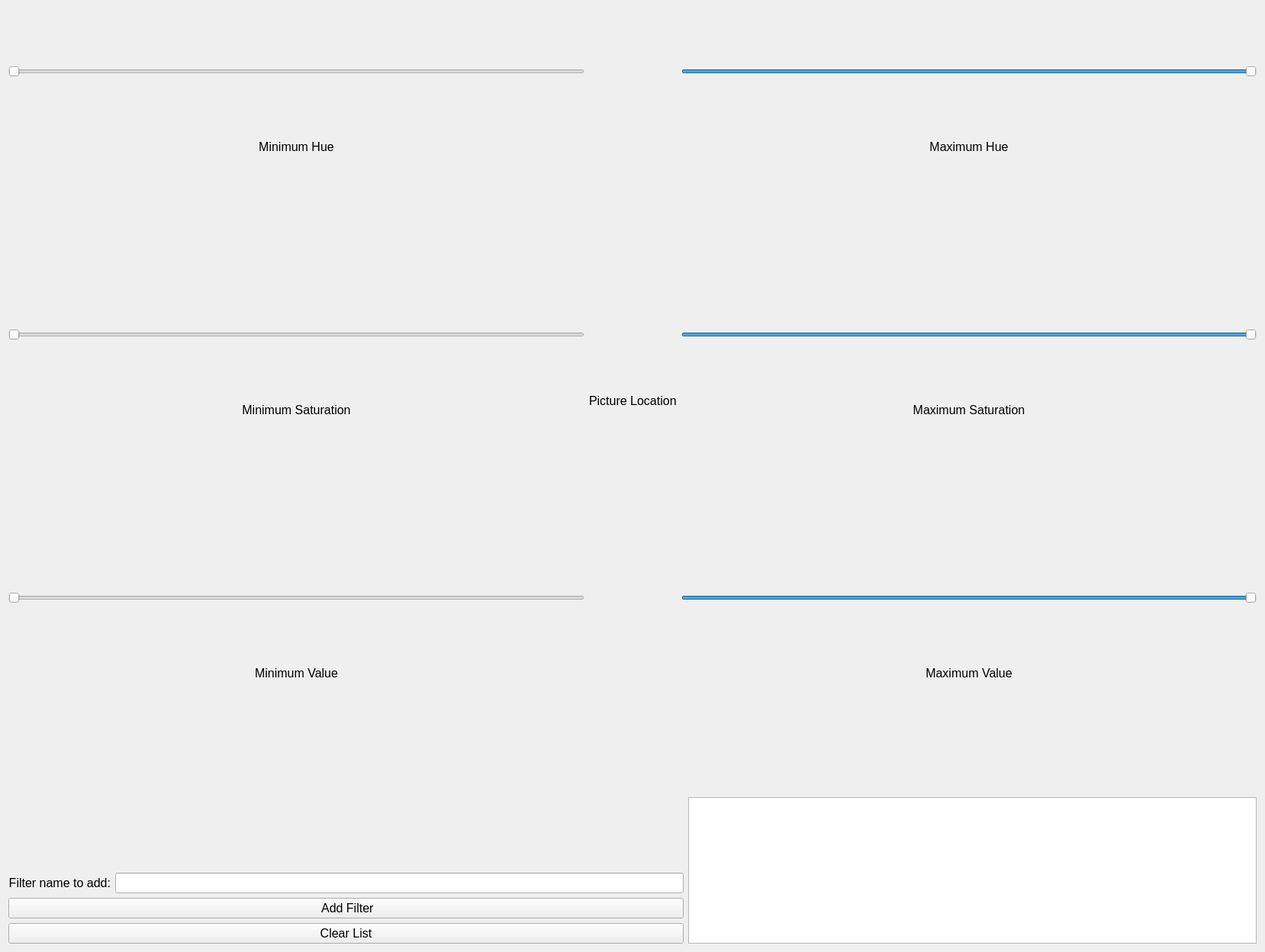
<?xml version="1.0" encoding="UTF-8"?>
<ui version="4.0">
 <class>Form</class>
 <widget class="QWidget" name="Form">
  <property name="geometry">
   <rect>
    <x>0</x>
    <y>0</y>
    <width>1658</width>
    <height>1248</height>
   </rect>
  </property>
  <property name="font">
   <font>
    <pointsize>12</pointsize>
   </font>
  </property>
  <property name="windowTitle">
   <string>Form</string>
  </property>
  <layout class="QGridLayout" name="gridLayout">
   <item row="0" column="2">
    <layout class="QHBoxLayout" name="horizontalLayout">
     <item>
      <layout class="QVBoxLayout" name="verticalLayout">
       <item>
        <widget class="QSlider" name="hueMax">
         <property name="sizePolicy">
          <sizepolicy hsizetype="Expanding" vsizetype="MinimumExpanding">
           <horstretch>0</horstretch>
           <verstretch>0</verstretch>
          </sizepolicy>
         </property>
         <property name="maximum">
          <number>255</number>
         </property>
         <property name="value">
          <number>255</number>
         </property>
         <property name="orientation">
          <enum>Qt::Horizontal</enum>
         </property>
        </widget>
       </item>
       <item>
        <widget class="QLabel" name="label_4">
         <property name="sizePolicy">
          <sizepolicy hsizetype="Preferred" vsizetype="MinimumExpanding">
           <horstretch>0</horstretch>
           <verstretch>0</verstretch>
          </sizepolicy>
         </property>
         <property name="font">
          <font>
           <pointsize>12</pointsize>
          </font>
         </property>
         <property name="text">
          <string>Maximum Hue</string>
         </property>
         <property name="alignment">
          <set>Qt::AlignHCenter|Qt::AlignTop</set>
         </property>
        </widget>
       </item>
       <item>
        <widget class="QSlider" name="satMax">
         <property name="sizePolicy">
          <sizepolicy hsizetype="Expanding" vsizetype="MinimumExpanding">
           <horstretch>0</horstretch>
           <verstretch>0</verstretch>
          </sizepolicy>
         </property>
         <property name="maximum">
          <number>255</number>
         </property>
         <property name="value">
          <number>255</number>
         </property>
         <property name="orientation">
          <enum>Qt::Horizontal</enum>
         </property>
        </widget>
       </item>
       <item>
        <widget class="QLabel" name="label_5">
         <property name="sizePolicy">
          <sizepolicy hsizetype="Preferred" vsizetype="MinimumExpanding">
           <horstretch>0</horstretch>
           <verstretch>0</verstretch>
          </sizepolicy>
         </property>
         <property name="text">
          <string>Maximum Saturation</string>
         </property>
         <property name="alignment">
          <set>Qt::AlignHCenter|Qt::AlignTop</set>
         </property>
        </widget>
       </item>
       <item>
        <widget class="QSlider" name="valMax">
         <property name="sizePolicy">
          <sizepolicy hsizetype="Expanding" vsizetype="MinimumExpanding">
           <horstretch>0</horstretch>
           <verstretch>0</verstretch>
          </sizepolicy>
         </property>
         <property name="maximum">
          <number>255</number>
         </property>
         <property name="value">
          <number>255</number>
         </property>
         <property name="orientation">
          <enum>Qt::Horizontal</enum>
         </property>
        </widget>
       </item>
       <item>
        <widget class="QLabel" name="label_6">
         <property name="sizePolicy">
          <sizepolicy hsizetype="Preferred" vsizetype="MinimumExpanding">
           <horstretch>0</horstretch>
           <verstretch>0</verstretch>
          </sizepolicy>
         </property>
         <property name="text">
          <string>Maximum Value</string>
         </property>
         <property name="alignment">
          <set>Qt::AlignHCenter|Qt::AlignTop</set>
         </property>
        </widget>
       </item>
      </layout>
     </item>
    </layout>
   </item>
   <item row="0" column="0">
    <layout class="QVBoxLayout" name="verticalLayout_2">
     <item>
      <widget class="QSlider" name="hueMin">
       <property name="sizePolicy">
        <sizepolicy hsizetype="Expanding" vsizetype="MinimumExpanding">
         <horstretch>0</horstretch>
         <verstretch>0</verstretch>
        </sizepolicy>
       </property>
       <property name="maximum">
        <number>255</number>
       </property>
       <property name="orientation">
        <enum>Qt::Horizontal</enum>
       </property>
      </widget>
     </item>
     <item>
      <widget class="QLabel" name="label">
       <property name="sizePolicy">
        <sizepolicy hsizetype="Preferred" vsizetype="MinimumExpanding">
         <horstretch>0</horstretch>
         <verstretch>0</verstretch>
        </sizepolicy>
       </property>
       <property name="font">
        <font>
         <pointsize>12</pointsize>
        </font>
       </property>
       <property name="text">
        <string>Minimum Hue</string>
       </property>
       <property name="alignment">
        <set>Qt::AlignHCenter|Qt::AlignTop</set>
       </property>
      </widget>
     </item>
     <item>
      <widget class="QSlider" name="satMin">
       <property name="sizePolicy">
        <sizepolicy hsizetype="Expanding" vsizetype="MinimumExpanding">
         <horstretch>0</horstretch>
         <verstretch>0</verstretch>
        </sizepolicy>
       </property>
       <property name="maximum">
        <number>255</number>
       </property>
       <property name="orientation">
        <enum>Qt::Horizontal</enum>
       </property>
      </widget>
     </item>
     <item>
      <widget class="QLabel" name="label_2">
       <property name="sizePolicy">
        <sizepolicy hsizetype="Preferred" vsizetype="MinimumExpanding">
         <horstretch>0</horstretch>
         <verstretch>0</verstretch>
        </sizepolicy>
       </property>
       <property name="font">
        <font>
         <pointsize>12</pointsize>
        </font>
       </property>
       <property name="text">
        <string>Minimum Saturation</string>
       </property>
       <property name="alignment">
        <set>Qt::AlignHCenter|Qt::AlignTop</set>
       </property>
      </widget>
     </item>
     <item>
      <widget class="QSlider" name="valMin">
       <property name="sizePolicy">
        <sizepolicy hsizetype="Expanding" vsizetype="MinimumExpanding">
         <horstretch>0</horstretch>
         <verstretch>0</verstretch>
        </sizepolicy>
       </property>
       <property name="maximum">
        <number>255</number>
       </property>
       <property name="orientation">
        <enum>Qt::Horizontal</enum>
       </property>
      </widget>
     </item>
     <item>
      <widget class="QLabel" name="label_3">
       <property name="sizePolicy">
        <sizepolicy hsizetype="Preferred" vsizetype="MinimumExpanding">
         <horstretch>0</horstretch>
         <verstretch>0</verstretch>
        </sizepolicy>
       </property>
       <property name="font">
        <font>
         <pointsize>12</pointsize>
        </font>
       </property>
       <property name="text">
        <string>Minimum Value</string>
       </property>
       <property name="alignment">
        <set>Qt::AlignHCenter|Qt::AlignTop</set>
       </property>
      </widget>
     </item>
    </layout>
   </item>
   <item row="0" column="1">
    <layout class="QVBoxLayout" name="verticalLayout_3">
     <item>
      <widget class="QLabel" name="pictureLocation">
       <property name="text">
        <string>Picture Location</string>
       </property>
      </widget>
     </item>
    </layout>
   </item>
   <item row="1" column="0" colspan="3">
    <layout class="QGridLayout" name="gridLayout_2">
     <item row="1" column="2">
      <widget class="QLineEdit" name="filterEntry"/>
     </item>
     <item row="1" column="1">
      <widget class="QLabel" name="label_7">
       <property name="text">
        <string>Filter name to add:</string>
       </property>
       <property name="alignment">
        <set>Qt::AlignRight|Qt::AlignTrailing|Qt::AlignVCenter</set>
       </property>
      </widget>
     </item>
     <item row="2" column="1" colspan="2">
      <widget class="QPushButton" name="addButton">
       <property name="sizePolicy">
        <sizepolicy hsizetype="Expanding" vsizetype="Fixed">
         <horstretch>0</horstretch>
         <verstretch>0</verstretch>
        </sizepolicy>
       </property>
       <property name="text">
        <string> Add Filter</string>
       </property>
      </widget>
     </item>
     <item row="3" column="1" colspan="2">
      <widget class="QPushButton" name="clearButton">
       <property name="sizePolicy">
        <sizepolicy hsizetype="Expanding" vsizetype="Fixed">
         <horstretch>0</horstretch>
         <verstretch>0</verstretch>
        </sizepolicy>
       </property>
       <property name="text">
        <string>Clear List</string>
       </property>
      </widget>
     </item>
     <item row="0" column="3" rowspan="4">
      <widget class="QListWidget" name="filterList">
       <property name="sizePolicy">
        <sizepolicy hsizetype="MinimumExpanding" vsizetype="Expanding">
         <horstretch>0</horstretch>
         <verstretch>0</verstretch>
        </sizepolicy>
       </property>
      </widget>
     </item>
    </layout>
   </item>
  </layout>
 </widget>
 <resources/>
 <connections/>
</ui>
